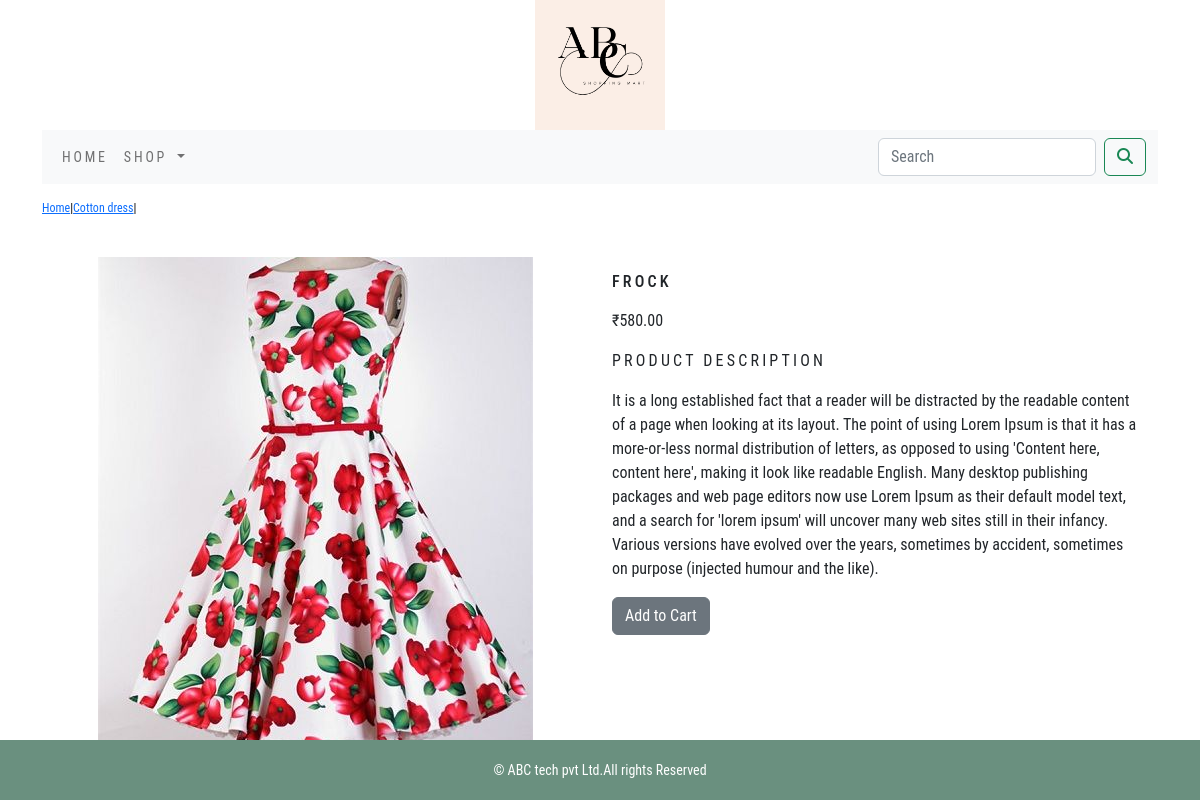
Page /shop/cotton-dress/frock/ on the committed database.
### shop/models.py (models this page shows, shortened)
class Product(models.Model):
    name=models.CharField(max_length=250,unique=True)
    slug=models.SlugField(max_length=250,unique=True)
    description=models.TextField(blank=True)
    price=models.DecimalField(max_digits=10,decimal_places=2)
    category=models.ForeignKey(Category,on_delete=models.CASCADE)
    image = models.ImageField(upload_to='product', blank=True)
    stock=models.IntegerField()
    available=models.BooleanField(default=True)
    created=models.DateTimeField(auto_now_add=True)
    updated=models.DateTimeField(auto_now=True)
    class Meta:
        ordering=('name',)
        verbose_name='product'
        verbose_name_plural='products'

class Category(models.Model):
    name=models.CharField(max_length=250,unique=True)
    slug=models.SlugField(max_length=250,unique=True)
    description=models.TextField(blank=True)
    image=models.ImageField(upload_to='category', blank=True)
    class Meta:
        ordering=('name',)
        verbose_name='category'
        verbose_name_plural='categories'
    def get_url(self):
        return reverse('shop:products_by_category',args=[self.slug])
    def __str__(self):
        return '{}'.format(self.name)

### shop/views.py (the view)
# urls.py: path('<slug:c_slug>/<slug:product_slug>/', views.proDetail, name='prodCatdetail'),
def proDetail(request,c_slug,product_slug):
    try:
        product=Product.objects.get(category__slug=c_slug,slug=product_slug)
    except Exception as e:
        raise e
    return render(request,'product.html',{'product':product})

### cart/context_processors.py (called while the page is built)
def counter(request):
    item_count=0
    if 'admin' in request.path:
        return {}
    else:
        try:
            cart=Cart.objects.filter(cart_id=cart_id(request))
            cart_items=CartItem.objects.all().filter(cart=cart[:1])
            for cart_item  in cart_items:
                item_count+=cart_item.quantity
        except Cart.DoesNotExist:
            item_count=0
    return dict(item_count=item_count)

### cart/views.py (called while the page is built)
def cart_id(request):
    cart = request.session.session_key
    if not cart:
        cart = request.session.create()
    return cart

### shop/context_processors.py (called while the page is built)
def menu_links(request):
    links=Category.objects.all()
    return dict(links=links)

### templates/product.html (shortened to what this page needs)
{% extends 'base.html' %}
{% load  static %}
{% block content  %}
<div class="row my_prod_row_class">
<div class="mx_auto">
    <p><a href="{% url 'shop:allProdCat'  %}">Home</a>|<a href="{{product.category.get_url}}">{{product.category}}</a>|{{product_name}}</p>
</div>
    <div class="container">
      <br>
<div class="row">
    <div class="col-12 col-sm-12 col-md-12 col-lg-6 text-center">
        <div style="min-width:18rem">
        <img src="{{product.image.url}}" alt="{{product_name}}">
    </div>
</div>
        <div class="col-12 col-sm-12 col-md-12 col-lg-6">
            <div>
           <h1 class="my_prod_title">{{product.name}}</h1>
            <p>₹{{product.price}}</p>
            <p class="my_title">Product Description</p>
            <p class="text-justify my_prod_text">{{product.description}}</p>
            {%  if product.stock <= 0 %}
              <p class="text-justify my_prod_text"><b>Out of Stock</b></p>
            {% else %}
            <a class="btn btn-secondary" href="{% url 'cart:add_cart' product.id %}">Add to Cart</a>
            {% endif %}
                </div>
    </div>
</div>
    </div>
    </div>
{% endblock  %}

### static/css/custom.css (style rules this page uses)
body { font-family: 'Roboto Condensed', sans-serif; }
.my_title { font-size:16px; text-transform:uppercase; letter-spacing:.2em; }
.my_prod_row_class { padding-top:15px; padding-bottom:20px; }
.my_prod_row_class .mx_auto { color:#000; font-size:12px; text-decoration:none; }
.my_prod_title { font-size:16px; text-transform:uppercase; letter-spacing:.2em; padding-top:15px; padding-bottom:10px; }
.my_prod_text { padding-right:20px; }

### rows in the picture
Product: category "Cotton dress", image (picture), name "FROCK", price "580.00", description "It is a long established fact that a reader will be distracted by the readable content of a page when looking at its layout. The point of using Lorem Ipsum is that it has a more-or-less normal distribution of letters, as opposed to using 'Content here, content here', making it look like readable English. Many desktop publishing packages and web page editors now use Lorem Ipsum as their default model text, and a search for 'lorem ipsum' will uncover many web sites still in their infancy. Various versions have evolved over the years, sometimes by accident, sometimes on purpose (injected humour and the like)."
